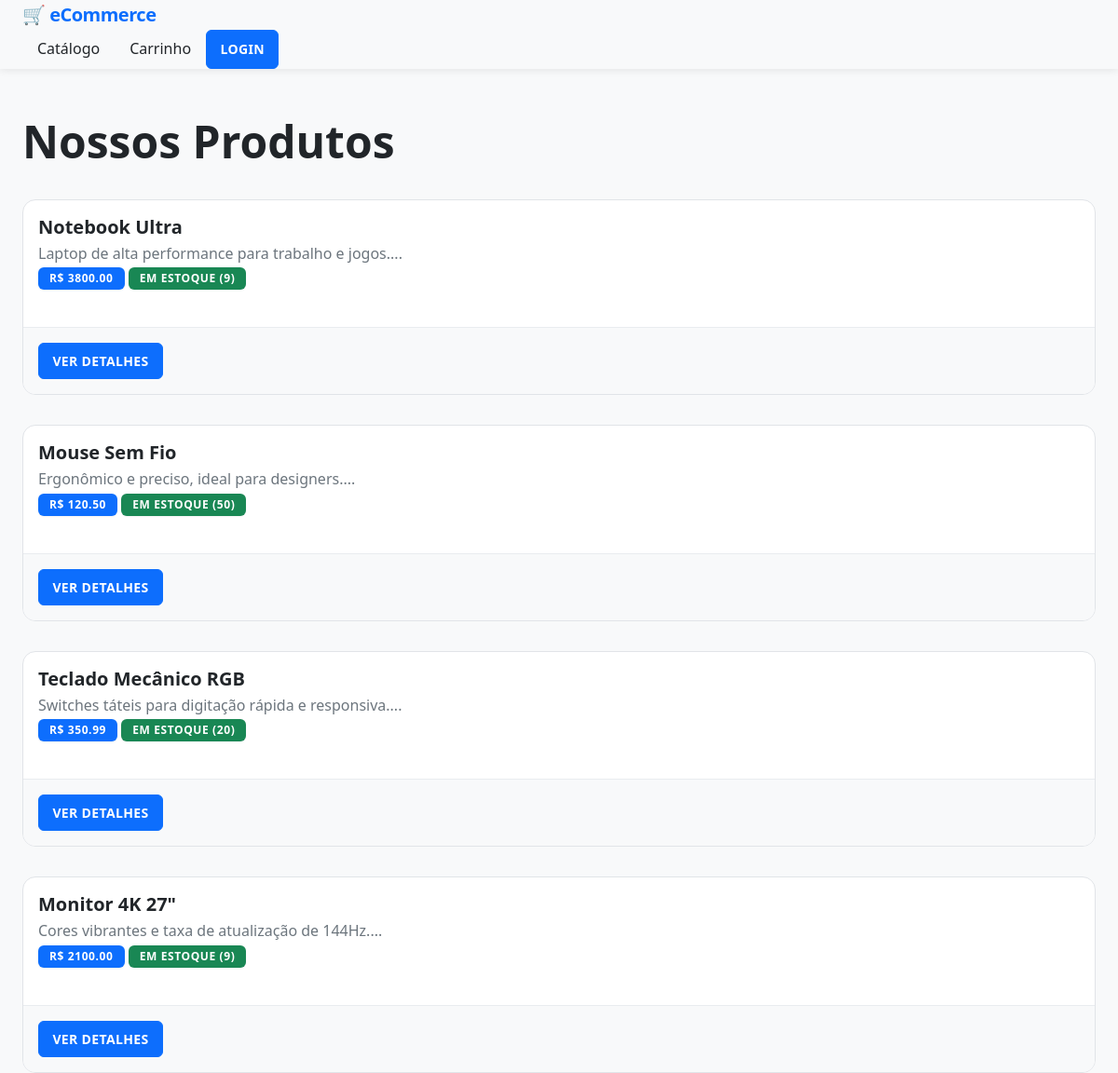
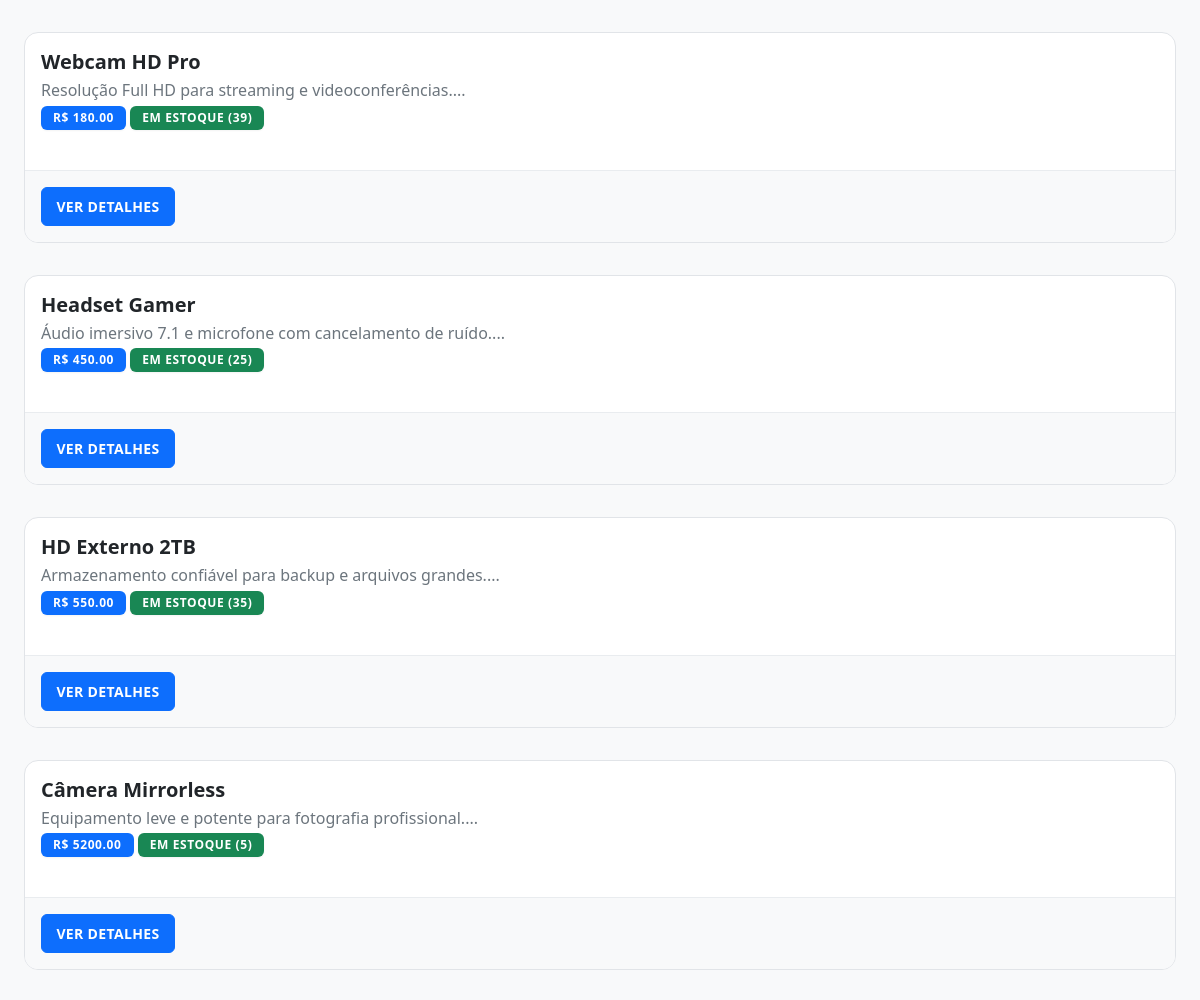
Page /produtos/ (upper part) on the earlier database version (2 pictures, top to bottom).
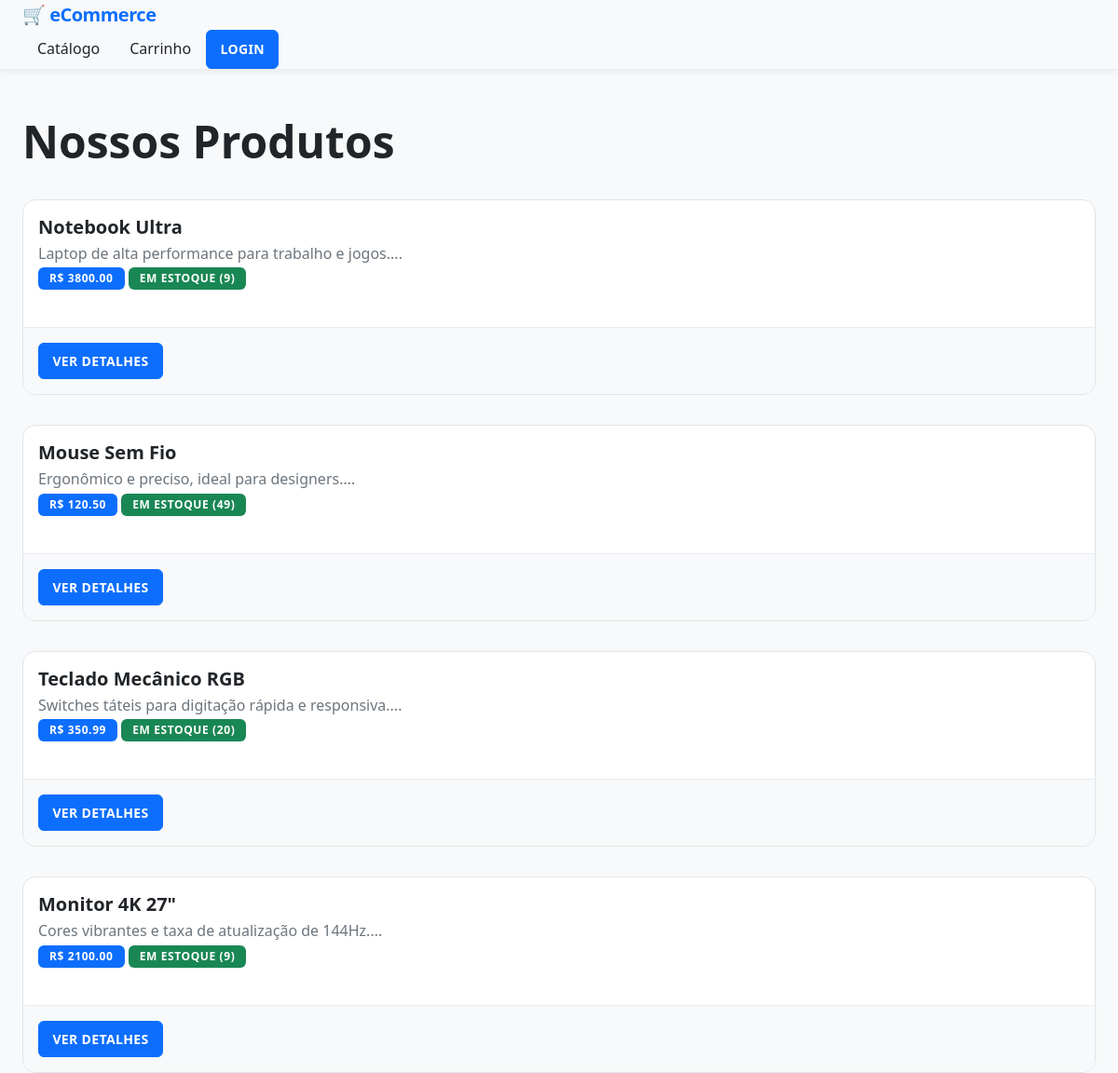
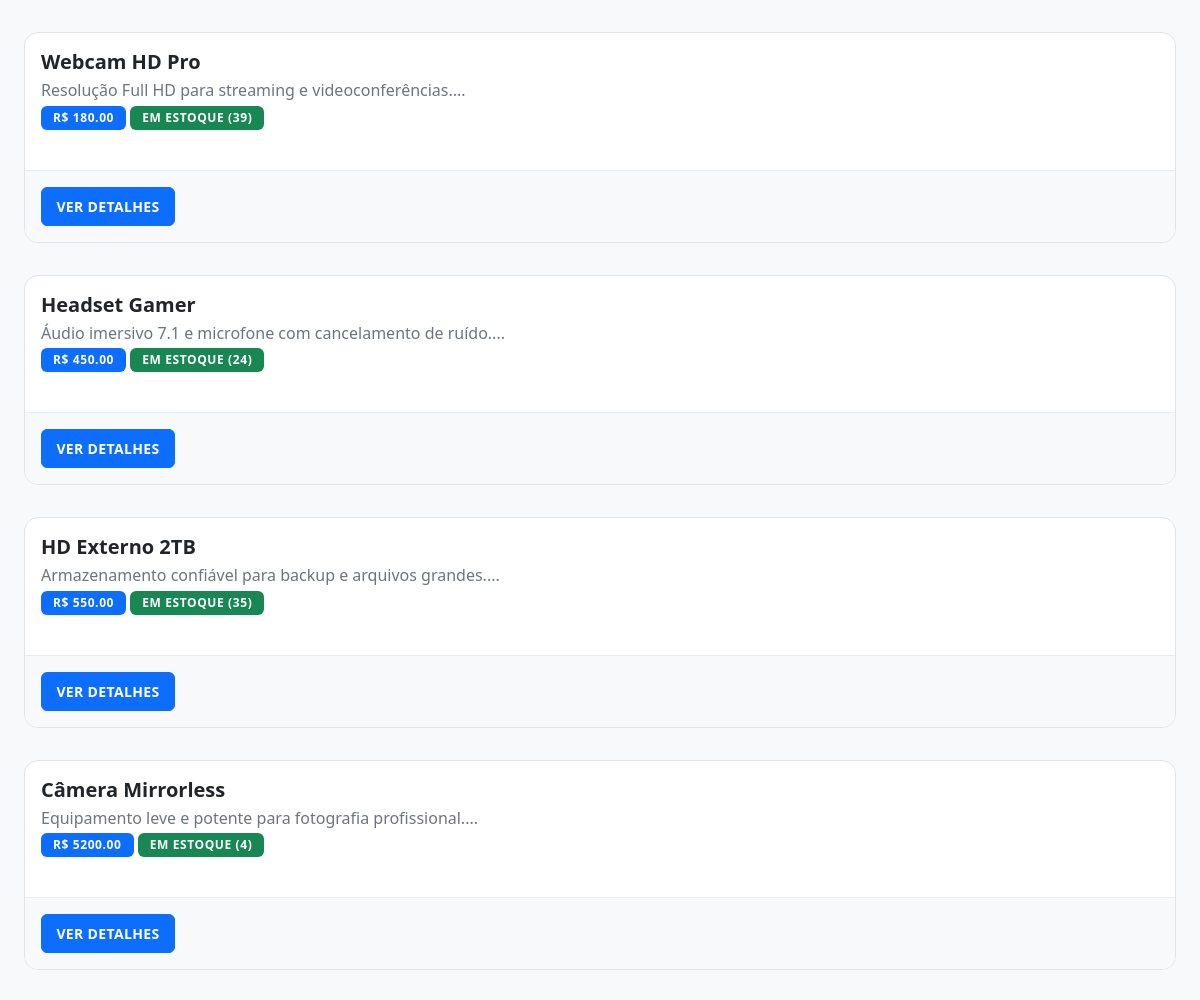
Same page on the later database version (2 pictures, top to bottom).
### models/produto_model.py (models this page shows, shortened)
class Produto(db.Model):
    __tablename__ = 'produtos'
    id = Column(Integer, primary_key=True, autoincrement=True, nullable=False)
    nome = Column(String(256), nullable=False)
    descricao = Column(String(256))
    preco = Column(db.Numeric(10,2), nullable=False)
    estoque = Column(Integer, nullable=False, default=0)

### routes/produtos.py (the view)
@produtos_bp.route('/')
def listar():
    page = request.args.get('page', 1, type=int)
    produtos = Produto.query.paginate(page=page, per_page=10)
    return render_template('produtos/listar.html', produtos=produtos)

### templates/produtos/listar.html (shortened to what this page needs)
{% extends "base.html" %} {% block title %}Produtos - Loja Online{% endblock %}
{% block content %}
<div class="row mb-4">
  <div class="col-md-8">
    <h1>Nossos Produtos</h1>
  </div>
</div>
{% if produtos.items %}
<div class="row">
  {% for produto in produtos.items %}
  <div class="col-md-6 col-lg-4 mb-4">
    <div class="card h-100 shadow-sm">
      <div class="card-body">
        <h5 class="card-title">{{ produto.nome }}</h5>
        <p class="card-text text-muted">
          {{ produto.descricao[:100] if produto.descricao else 'Sem descrição'
          }}...
        </p>
        <div class="mb-3">
          <span class="badge bg-primary"
            >R$ {{ "%.2f"|format(produto.preco) }}</span
          >
          {% if produto.estoque > 0 %}
          <span class="badge bg-success"
            >Em Estoque ({{ produto.estoque }})</span
          >
          {% else %}
          <span class="badge bg-danger">Fora de Estoque</span>
          {% endif %}
        </div>
      </div>
      <div class="card-footer bg-white">
        <a
          href="{{ url_for('produtos.detalhes', produto_id=produto.id) }}"
          class="btn btn-primary btn-sm w-100 btn-registrar"
        >
          Ver Detalhes
        </a>
      </div>
    </div>
  </div>
  {% endfor %}
</div>
 {% else %}
<div class="alert alert-info text-center">
  <h4>Nenhum produto disponível no momento</h4>
  <p>Volte mais tarde para conferir nossas ofertas!</p>
</div>
{% endif %} {% endblock %}

Differences in the rows shown:
changed Produto "Mouse Sem Fio": estoque "50" → "49"
changed Produto "Headset Gamer": estoque "25" → "24"
changed Produto "Câmera Mirrorless": estoque "5" → "4"
